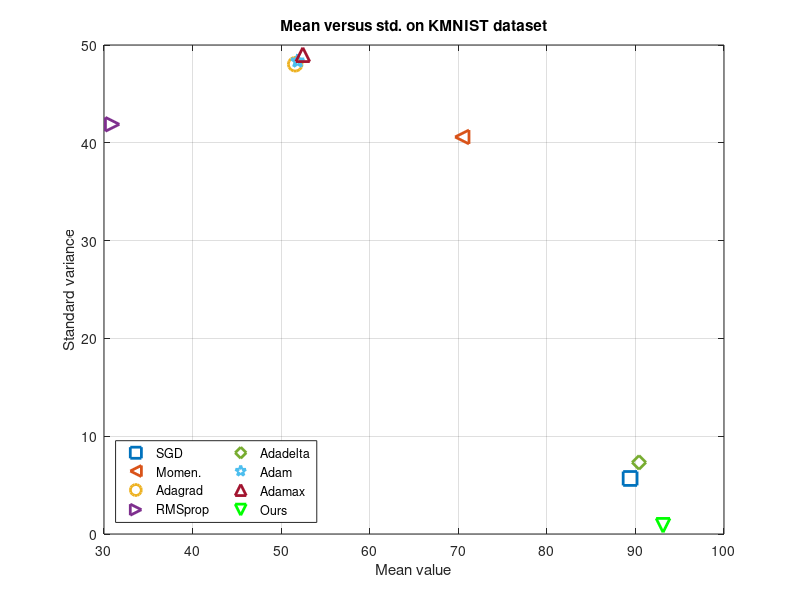
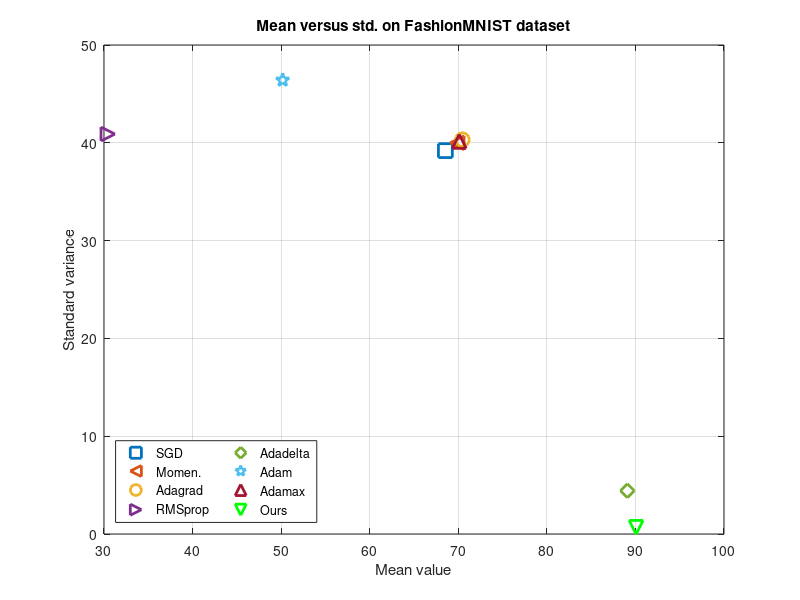
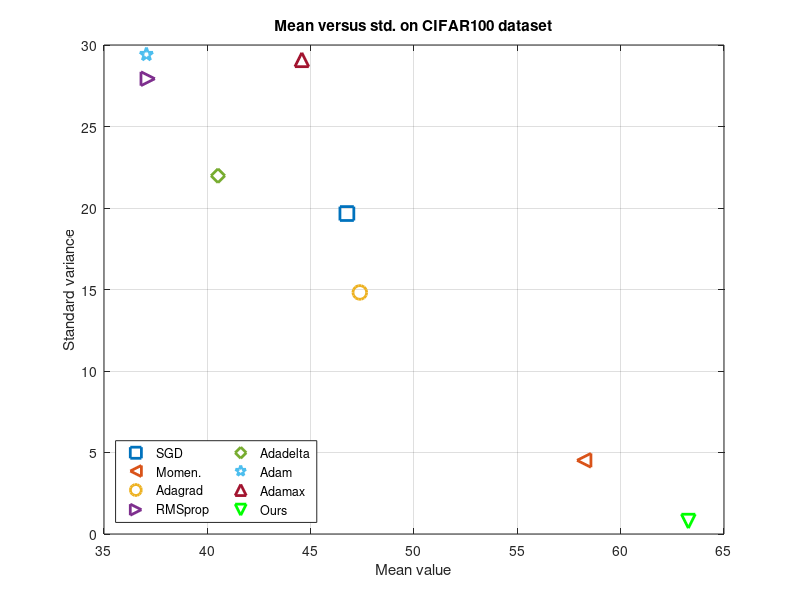

Here is the MATLAB script that generated these plots, in order:
close all
kmnist_data = [
[62.19, 69.5, 72.13, 75.35, 77.6, 77.77, 79.72, 80.87, 81.84, 83.5, 83.65, 83.96, 85.17, 85.26, 85.99, 86.18, 86.43, 86.22, 87.35, 87.43] %SGD lr=0.001
[74.96, 82.82, 85.92, 87.35, 89.77, 89.33, 90.67, 90.81, 91.67, 91.4, 92.06, 91.92, 92.54, 92.43, 92.25, 92.51, 93.07, 92.92, 92.65, 92.74] %SGD lr=0.01
[88.09, 93.37, 94.15, 94.19, 94.75, 94.31, 94.82, 94.79, 95.01, 95.0, 95.02, 95.07, 95.04, 95.04, 95.03, 95.04, 95.05, 95.03, 95.03, 95.07] %SGD lr=0.1
[86.12, 83.29, 89.61, 92.27, 92.46, 89.92, 90.94, 92.6, 91.81, 88.7, 88.72, 91.74, 89.85, 89.12, 87.6, 88.19, 91.22, 90.34, 83.88, 82.36] %SGD lr=1
[79.08, 83.8, 87.03, 86.38, 90.16, 89.85, 90.48, 90.46, 92.03, 91.63, 92.16, 92.38, 92.63, 92.41, 92.87, 92.98, 93.15, 92.96, 93.12, 93.2] %Momentum lr=0.001
[91.47, 93.03, 93.88, 93.34, 94.73, 94.73, 94.49, 94.56, 94.85, 94.92, 94.79, 94.9, 94.92, 94.97, 94.94, 94.97, 94.96, 95.0, 94.97, 94.96] %Momentum lr=0.01
[90.7, 92.13, 93.32, 93.15, 93.72, 92.73, 93.6, 92.84, 91.0, 93.26, 92.65, 91.52, 89.94, 91.92, 92.59, 90.09, 89.08, 90.09, 88.68, 83.54] %Momentum lr=0.1
[10.0, 10.0, 10.0, 10.0, 10.0, 10.0, 10.0, 10.0, 10.0, 10.0, 10.0, 10.0, 10.0, 10.0, 10.0, 10.0, 10.0, 10.0, 10.0, 10.0] %Momentum lr=1
[81.95, 85.98, 87.58, 87.98, 89.55, 89.85, 90.12, 90.66, 90.94, 91.0, 91.18, 91.51, 91.36, 91.52, 91.67, 91.73, 91.91, 91.94, 91.94, 92.02] %Adagrad lr=0.001
[91.0, 92.93, 93.5, 93.47, 94.22, 93.97, 94.21, 94.18, 94.36, 94.41, 94.31, 94.4, 94.38, 94.37, 94.43, 94.39, 94.41, 94.37, 94.31, 94.34]%Adagrad lr=0.01
[10.0, 10.0, 10.0, 10.0, 10.0, 10.0, 10.0, 10.0, 10.0, 10.0, 10.0, 10.0, 10.0, 10.0, 10.0, 10.0, 10.0, 10.0, 10.0, 10.0] %Adagrad lr=0.1
[10.0, 10.0, 10.0, 10.0, 10.0, 10.0, 10.0, 10.0, 10.0, 10.0, 10.0, 10.0, 10.0, 10.0, 10.0, 10.0, 10.0, 10.0, 10.0, 10.0] %Adagrad lr=1
[90.77, 93.74, 94.2, 94.24, 94.71, 94.32, 94.33, 94.64, 94.6, 93.75, 94.44, 94.29, 94.62, 94.56, 93.91, 94.25, 94.47, 94.2, 94.41, 93.78] %RMSprom lr=0.001
[10.0, 10.0, 10.0, 10.0, 10.0, 10.0, 10.0, 10.0, 10.0, 10.0, 10.0, 10.0, 10.0, 10.0, 10.0, 10.0, 10.0, 10.0, 10.0, 10.0] %RMSprom lr=0.01
[10.0, 10.0, 10.0, 10.0, 10.0, 10.0, 10.0, 10.0, 10.0, 10.0, 10.0, 10.0, 10.0, 10.0, 10.0, 10.0, 10.0, 10.0, 10.0, 10.0] %RMSprom lr=0.1
[10.0, 10.0, 10.0, 10.0, 10.0, 10.0, 10.0, 10.0, 10.0, 10.0, 10.0, 10.0, 10.0, 10.0, 10.0, 10.0, 10.0, 10.0, 10.0, 10.0]%RMSprom lr=1
[52.49, 60.17, 64.42, 66.45, 68.76, 69.74, 71.22, 72.18, 73.03, 74.22, 74.88, 75.6, 75.99, 76.49, 77.25, 77.77, 78.33, 78.79, 79.21, 79.65]  %Adadelta lr=0.001
[70.96, 78.18, 80.71, 84.03, 86.25, 86.82, 88.19, 88.52, 89.14, 90.26, 90.26, 90.79, 90.75, 90.85, 91.52, 91.32, 91.77, 91.67, 91.88, 91.99]%Adadelta lr=0.01
[85.4, 91.92, 92.49, 93.32, 94.17, 93.98, 94.21, 94.21, 94.38, 94.13, 94.59, 94.71, 94.63, 94.62, 94.59, 94.5, 94.6, 94.56, 94.56, 94.58] %Adadelta lr=0.1
[92.68, 94.38, 95.07, 95.23, 94.84, 95.24, 95.37, 95.41, 95.41, 95.4, 95.38, 95.4, 95.42, 95.42, 95.4, 95.4, 95.4, 95.4, 95.4, 95.4] %Adadelta lr=1
[92.37, 93.68, 94.79, 93.61, 94.59, 94.72, 95.01, 94.98, 94.75, 94.51, 93.82, 95.23, 94.31, 95.27, 95.11, 95.14, 95.09, 95.19, 94.8, 95.35]%Adam lr=0.001
[89.96, 90.74, 90.98, 91.84, 91.63, 92.34, 92.45, 93.37, 92.51, 92.53, 92.36, 93.21, 92.33, 92.6, 91.81, 92.79, 93.09, 92.93, 92.61, 92.1] %Adam lr=0.01
[10.0, 10.0, 10.0, 10.0, 10.0, 10.0, 10.0, 10.0, 10.0, 10.0, 10.0, 10.0, 10.0, 10.0, 10.0, 10.0, 10.0, 10.0, 10.0, 10.0]%Adam lr=0.1
[10.0, 10.0, 10.0, 10.0, 10.0, 10.0, 10.0, 10.0, 10.0, 10.0, 10.0, 10.0, 10.0, 10.0, 10.0, 10.0, 10.0, 10.0, 10.0, 10.0]%Adam lr=1
[90.13, 92.44, 93.57, 93.61, 94.63, 94.54, 94.7, 94.8, 94.83, 94.89, 95.0, 95.14, 95.0, 94.44, 95.03, 95.09, 95.2, 95.0, 95.08, 95.09]%Adamax lr=0.001
[92.42, 93.68, 94.33, 94.36, 94.33, 94.92, 94.93, 93.9, 94.21, 94.96, 94.65, 94.89, 94.41, 95.08, 94.71, 94.87, 95.21, 94.9, 94.46, 94.7] %Adamax lr=0.01
[10.0, 10.0, 10.0, 10.0, 10.0, 10.0, 10.0, 10.0, 10.0, 10.0, 10.0, 10.0, 10.0, 10.0, 10.0, 10.0, 10.0, 10.0, 10.0, 10.0] %Adamax lr=0.1
[10.0, 10.0, 10.0, 10.0, 10.0, 10.0, 10.0, 10.0, 10.0, 10.0, 10.0, 10.0, 10.0, 10.0, 10.0, 10.0, 10.0, 10.0, 10.0, 10.0] %Adamax lr=1
[86.38, 89.46, 89.46, 89.46, 89.46, 89.46, 89.46, 89.46, 90.94, 91.84, 92.28, 92.88, 93.14, 93.18, 93.65, 93.75, 93.98, 93.96, 94.02, 93.96] %Adacomp lr=0.001
[84.2, 85.36, 85.35, 85.35, 85.35, 85.35, 85.35, 85.35, 86.94, 88.03, 88.52, 89.46, 89.98, 90.32, 91.02, 91.06, 91.42, 91.53, 92.08, 91.9] %Adacomp lr=0.01
[87.5, 89.08, 89.12, 89.12, 89.17, 89.17, 89.17, 89.17, 90.23, 91.58, 91.86, 92.45, 92.61, 92.86, 92.95, 93.21, 93.45, 93.48, 93.4, 93.51] %Adacomp lr=0.1
[84.76, 87.46, 87.47, 87.47, 87.46, 87.46, 87.46, 87.46, 89.23, 90.01, 90.59, 91.27, 91.62, 91.86, 92.25, 92.59, 92.68, 92.97, 92.93, 93.11] %Adacomp lr=1
];

fmnist_data = [
[72.56, 76.82, 78.35, 79.49, 78.51, 78.97, 77.47, 80.59, 82.3, 82.69, 82.66, 82.84, 82.49, 84.49, 83.63, 84.83, 84.05, 85.03, 81.86, 83.31] %SGD lr=0.001
[78.4, 83.49, 85.89, 86.14, 87.65, 84.9, 87.81, 88.56, 88.99, 89.79, 89.91, 89.58, 89.95, 90.23, 90.63, 90.09, 88.59, 90.95, 90.44, 88.6] %SGD lr=0.01
[84.35, 89.99, 90.56, 89.77, 91.59, 90.28, 91.82, 92.14, 91.92, 89.1, 91.95, 91.82, 90.59, 92.32, 91.75, 91.95, 92.13, 92.34, 91.38, 92.26] %SGD lr=0.1
[10.0, 10.0, 10.0, 10.0, 10.0, 10.0, 10.0, 10.0, 10.0, 10.0, 10.0, 10.0, 10.0, 10.0, 10.0, 10.0, 10.0, 10.0, 10.0, 10.0] %SGD lr=1
[79.65, 83.8, 86.08, 86.82, 87.77, 88.33, 88.64, 89.47, 89.78, 89.87, 89.46, 90.54, 90.52, 90.35, 90.68, 91.05, 90.66, 90.95, 91.31, 91.11] %Momentum lr=0.001
[88.4, 89.62, 90.37, 91.49, 91.59, 91.75, 91.69, 91.94, 91.63, 92.1, 91.65, 92.24, 92.15, 91.91, 92.29, 92.13, 91.93, 91.98, 91.98, 92.24]%Momentum lr=0.01
[86.75, 87.92, 87.93, 88.82, 88.32, 88.3, 88.56, 88.53, 89.01, 88.81, 88.57, 86.84, 87.52, 87.24, 87.32, 87.43, 87.11, 86.33, 87.13, 86.14]%Momentum lr=0.1
[10.0, 10.0, 10.0, 10.0, 10.0, 10.0, 10.0, 10.0, 10.0, 10.0, 10.0, 10.0, 10.0, 10.0, 10.0, 10.0, 10.0, 10.0, 10.0, 10.0]%Momentum lr=1
[85.22, 86.28, 87.2, 87.43, 87.89, 87.8, 87.74, 88.3, 88.77, 88.95, 89.22, 88.94, 89.13, 89.22, 89.08, 89.33, 89.45, 89.64, 89.53, 89.36]%Adagrad lr=0.001
[88.9, 90.19, 90.68, 90.58, 91.17, 90.76, 91.43, 91.27, 91.84, 91.64, 91.78, 91.63, 91.92, 91.75, 92.05, 91.89, 91.75, 91.84, 91.99, 91.92]%Adagrad lr=0.01
[10.0, 72.25, 85.04, 87.19, 89.59, 89.83, 89.93, 90.23, 90.31, 90.38, 90.35, 90.3, 90.46, 90.33, 90.29, 90.43, 90.63, 90.52, 90.59, 90.58]%Adagrad lr=0.1
[10.0, 10.0, 10.0, 10.0, 10.0, 10.0, 10.0, 10.0, 10.0, 10.0, 10.0, 10.0, 10.0, 10.0, 10.0, 10.0, 10.0, 10.0, 10.0, 10.0]%Adagrad lr=1
[88.12, 90.39, 91.16, 90.96, 92.33, 91.31, 91.72, 91.75, 91.01, 90.6, 91.74, 91.29, 91.8, 91.56, 91.54, 91.45, 91.59, 92.05, 91.75, 91.79]%RMSprop lr=0.001
[10.0, 10.0, 10.0, 10.0, 10.0, 10.0, 10.0, 10.0, 10.0, 10.0, 10.0, 10.0, 10.0, 10.0, 10.0, 10.0, 10.0, 10.0, 10.0, 10.0]%RMSprop lr=0.01
[10.0, 10.0, 10.0, 10.0, 10.0, 10.0, 10.0, 10.0, 10.0, 10.0, 10.0, 10.0, 10.0, 10.0, 10.0, 10.0, 10.0, 10.0, 10.0, 10.0]%RMSprop lr=0.1
[10.0, 10.0, 10.0, 10.0, 10.0, 10.0, 10.0, 10.0, 10.0, 10.0, 10.0, 10.0, 10.0, 10.0, 10.0, 10.0, 10.0, 10.0, 10.0, 10.0]%RMSprop lr=1
[67.95, 73.37, 74.81, 76.03, 77.16, 77.73, 77.85, 78.81, 79.57, 80.1, 80.59, 80.99, 81.32, 81.36, 81.71, 82.36, 82.51, 82.86, 83.04, 83.15]%Adadelta lr=0.001
[78.59, 82.19, 83.72, 84.68, 85.0, 84.53, 85.7, 86.71, 87.17, 87.8, 88.02, 87.05, 87.84, 88.79, 88.88, 88.48, 88.84, 89.25, 89.19, 88.31]%Adadelta lr=0.01
[85.74, 88.93, 90.1, 90.03, 90.61, 89.64, 91.33, 90.86, 91.51, 91.64, 91.95, 91.75, 92.23, 92.48, 92.34, 92.74, 91.59, 92.16, 92.21, 92.45]%Adadelta lr=0.1
[88.44, 91.22, 89.99, 91.35, 92.11, 90.49, 91.92, 91.98, 90.87, 92.13, 91.81, 92.26, 92.25, 92.14, 92.29, 92.4, 92.39, 92.34, 92.22, 92.46]%Adadelta lr=1
[90.16, 91.05, 91.85, 91.65, 92.29, 92.11, 91.43, 92.21, 91.93, 92.18, 91.59, 91.93, 91.76, 91.69, 91.62, 92.33, 91.53, 91.91, 91.66, 92.06]%Adam lr=0.001
[88.08, 87.92, 87.7, 88.45, 88.69, 88.21, 88.99, 88.76, 89.36, 89.25, 87.99, 88.8, 88.81, 89.11, 88.58, 88.38, 88.38, 88.5, 88.33, 88.62]%Adam lr=0.01
[10.0, 10.0, 10.0, 10.0, 10.0, 10.0, 10.0, 10.0, 10.0, 10.0, 10.0, 10.0, 10.0, 10.0, 10.0, 10.0, 10.0, 10.0, 10.0, 10.0]%Adam lr=0.1
[10.0, 10.0, 10.0, 10.0, 10.0, 10.0, 10.0, 10.0, 10.0, 10.0, 10.0, 10.0, 10.0, 10.0, 10.0, 10.0, 10.0, 10.0, 10.0, 10.0]%Adam lr=1
[88.35, 89.92, 90.83, 91.35, 91.44, 91.83, 91.99, 92.16, 92.69, 92.45, 91.94, 92.38, 92.75, 92.68, 92.77, 92.86, 92.67, 92.18, 92.71, 92.52]%Adamax lr=0.001
[89.39, 90.13, 90.67, 90.79, 91.14, 91.17, 91.08, 91.48, 91.95, 91.93, 90.8, 91.27, 91.2, 91.25, 91.57, 91.62, 91.35, 91.28, 91.38, 91.1]%Adamax lr=0.01
[83.18, 84.98, 85.27, 85.64, 84.52, 86.71, 86.92, 86.04, 87.0, 87.23, 85.73, 86.0, 86.37, 86.15, 86.66, 87.16, 87.54, 86.88, 87.12, 86.82]%Adamax lr=0.1
[10.0, 10.0, 10.0, 10.0, 10.0, 10.0, 10.0, 10.0, 10.0, 10.0, 10.0, 10.0, 10.0, 10.0, 10.0, 10.0, 10.0, 10.0, 10.0, 10.0]%Adamax lr=1
[85.59, 85.66, 85.67, 85.66, 85.65, 85.64, 86.53, 87.97, 88.77, 89.27, 89.43, 89.55, 89.63, 89.9, 90.66, 90.42, 90.09, 91.13, 90.87, 89.94]%Adacomp lr=0.001
[85.8, 85.82, 85.81, 85.79, 85.94, 86.83, 88.17, 88.82, 89.42, 89.8, 90.06, 89.92, 89.91, 90.36, 90.96, 90.83, 90.28, 91.35, 91.26, 90.88]%Adacomp lr=0.01
[86.08, 86.13, 86.15, 86.14, 86.16, 86.39, 87.45, 88.21, 88.91, 89.24, 89.56, 89.28, 89.63, 90.02, 90.54, 90.19, 89.94, 90.7, 90.56, 90.24]%Adacomp lr=0.1
[85.98, 86.0, 86.01, 85.99, 86.05, 86.1, 87.4, 88.22, 88.62, 89.1, 89.18, 89.23, 89.26, 89.88, 90.31, 90.03, 89.26, 90.5, 90.55, 89.25]%Adacomp lr=1
];

cifar100_data = [
[0.92, 1.57, 2.2, 2.64, 2.92, 3.18, 3.24, 3.34, 3.51, 3.72, 3.7, 3.92, 3.96, 4.28, 4.42, 4.5, 4.55, 4.8, 4.92, 5.31, 5.62, 5.94, 5.93, 6.26, 6.44, 6.51, 6.65, 6.86, 7.08, 7.31, 7.46, 7.83, 7.84, 8.0, 8.12, 8.2, 8.52, 8.4, 8.57, 8.71, 8.72, 8.93, 9.21, 9.16, 9.33, 9.39, 9.74, 9.58, 9.81, 9.92, 10.01, 10.24, 10.31, 10.57, 10.36, 10.26, 10.65, 10.63, 10.67, 11.04, 10.85, 10.8, 11.02, 11.47, 11.38, 11.7, 11.71, 11.97, 11.89, 12.03, 12.24, 12.26, 12.31, 12.0, 12.54, 12.31, 12.33, 12.68, 12.99, 12.79, 13.21, 13.48, 12.67, 13.49, 13.6, 13.81, 13.59, 13.51, 14.23, 14.06, 13.9, 14.31, 14.1, 14.14, 14.49, 14.38, 14.67, 14.53, 14.68, 14.85, 14.88, 14.64, 14.77, 14.99, 15.2, 14.97, 15.1, 15.19, 15.59, 15.17, 14.83, 15.21, 15.66, 15.56, 15.95, 16.02, 15.89, 16.21, 16.16, 16.23, 16.0, 16.15, 16.52, 16.42, 16.59, 16.94, 16.85, 16.89, 16.74, 16.84, 16.98, 16.57, 15.91, 17.38, 17.22, 17.1, 17.5, 17.55, 17.54, 17.1, 17.74, 17.67, 17.08, 18.09, 17.88, 17.77, 17.5, 18.35, 17.47, 17.91] %SGD lr=0.001
[4.24, 5.92, 6.83, 8.2, 9.62, 10.51, 10.88, 12.07, 12.85, 12.82, 13.91, 14.17, 13.72, 15.04, 15.71, 17.16, 16.86, 17.44, 17.07, 17.87, 19.23, 19.96, 19.37, 20.53, 21.02, 20.93, 22.01, 21.92, 22.24, 23.47, 23.9, 23.36, 25.41, 25.84, 25.99, 25.47, 26.53, 26.69, 26.62, 27.94, 28.84, 28.2, 29.67, 29.96, 30.63, 31.6, 30.85, 32.08, 30.89, 31.95, 31.83, 33.1, 33.06, 35.12, 32.76, 34.31, 33.81, 33.8, 37.09, 36.82, 37.53, 37.56, 38.71, 38.74, 38.24, 38.19, 39.88, 39.3, 39.31, 39.23, 39.83, 40.22, 40.97, 42.19, 41.16, 40.37, 41.94, 40.65, 41.86, 43.09, 41.25, 43.23, 42.54, 42.37, 43.09, 43.61, 40.67, 43.65, 44.18, 43.32, 44.6, 43.85, 44.78, 43.81, 44.2, 46.16, 46.62, 45.19, 46.65, 45.67, 46.22, 47.06, 45.46, 46.37, 46.98, 47.82, 47.36, 46.67, 46.15, 45.51, 47.18, 48.57, 47.16, 48.58, 47.12, 48.35, 47.94, 48.27, 47.72, 48.53, 48.01, 49.19, 49.1, 48.03, 47.84, 47.56, 50.13, 49.16, 49.58, 50.26, 51.03, 49.97, 49.94, 49.5, 50.16, 51.6, 50.65, 50.71, 50.25, 50.81, 49.61, 50.78, 49.27, 51.21, 50.19, 50.32, 50.97, 50.94, 51.92, 50.82] %SGD lr=0.01
[8.79, 10.22, 15.47, 18.15, 20.39, 25.39, 28.15, 30.22, 33.17, 32.72, 35.21, 34.04, 39.75, 39.57, 39.51, 40.4, 39.88, 45.18, 45.67, 47.49, 46.24, 47.23, 47.73, 46.37, 49.32, 48.88, 51.43, 50.83, 49.28, 48.53, 50.07, 52.29, 53.35, 51.94, 52.99, 51.69, 52.74, 52.33, 52.69, 50.76, 54.03, 53.07, 55.48, 54.32, 53.97, 56.83, 54.32, 54.87, 54.28, 55.17, 55.08, 54.97, 56.88, 54.15, 56.49, 55.17, 55.38, 55.51, 56.3, 54.59, 51.49, 55.61, 55.77, 56.69, 55.95, 56.7, 58.49, 57.56, 57.38, 58.23, 55.81, 58.5, 57.2, 58.76, 58.32, 54.49, 56.73, 56.28, 54.55, 57.43, 57.83, 58.48, 58.04, 57.22, 57.6, 55.31, 55.94, 57.05, 58.28, 58.47, 57.31, 58.74, 58.84, 59.78, 59.16, 57.97, 57.5, 58.06, 58.32, 57.07, 58.99, 57.97, 58.76, 57.12, 59.27, 58.54, 59.52, 58.87, 56.32, 59.93, 58.98, 58.65, 58.58, 57.89, 58.82, 58.57, 55.72, 59.23, 57.41, 58.88, 58.92, 59.27, 59.63, 60.2, 59.01, 60.71, 60.43, 57.81, 59.96, 60.04, 58.41, 58.28, 59.65, 59.68, 58.37, 59.2, 60.33, 60.14, 58.78, 58.99, 57.31, 59.11, 58.89, 59.07, 60.21, 59.34, 58.86, 58.27, 57.95, 57.69]%SGD lr=0.1
[9.41, 16.46, 19.58, 26.26, 30.39, 35.92, 36.83, 37.0, 37.87, 37.45, 45.18, 47.02, 46.57, 50.73, 50.29, 49.51, 51.91, 50.29, 52.31, 49.97, 51.71, 55.68, 55.11, 54.28, 53.69, 53.73, 53.4, 53.64, 55.21, 55.74, 52.75, 56.41, 56.23, 56.72, 56.74, 56.98, 56.62, 55.69, 54.93, 57.31, 56.77, 58.82, 58.77, 58.75, 60.38, 58.54, 58.56, 57.29, 57.96, 58.88, 58.74, 56.98, 60.95, 61.01, 59.46, 60.62, 58.86, 57.37, 59.38, 60.17, 59.27, 59.75, 58.66, 59.85, 58.93, 59.44, 60.45, 59.0, 56.67, 58.76, 57.47, 59.71, 58.64, 59.31, 59.82, 59.13, 58.75, 59.39, 60.45, 59.88, 60.25, 60.32, 59.76, 59.89, 58.38, 58.09, 59.99, 59.57, 58.63, 59.75, 60.94, 60.3, 60.64, 61.69, 59.75, 60.76, 58.77, 60.74, 60.98, 59.75, 60.12, 59.86, 61.28, 59.05, 59.95, 60.6, 60.31, 59.69, 60.81, 59.05, 59.74, 60.62, 61.72, 60.13, 59.73, 61.17, 59.23, 61.04, 60.16, 60.36, 60.54, 60.16, 61.35, 61.25, 60.12, 60.52, 61.12, 61.15, 60.27, 59.37, 59.65, 61.2, 61.24, 61.1, 60.92, 61.46, 61.88, 61.41, 59.88, 61.98, 59.15, 60.96, 60.82, 60.93, 61.02, 60.42, 60.89, 61.08, 59.78, 60.59]%SGD lr=1
[4.05, 6.17, 7.79, 8.54, 9.7, 10.56, 11.51, 12.51, 13.39, 13.61, 14.52, 14.78, 15.52, 16.1, 16.88, 17.3, 18.31, 18.83, 19.18, 19.65, 20.24, 21.05, 21.42, 21.86, 22.52, 23.01, 24.02, 24.25, 25.12, 24.87, 26.21, 26.29, 26.76, 27.24, 27.56, 28.15, 28.78, 28.94, 29.65, 29.35, 30.74, 31.24, 32.12, 31.09, 31.8, 32.36, 32.76, 33.49, 33.3, 33.38, 34.12, 34.75, 34.87, 35.18, 35.12, 36.61, 35.82, 36.89, 37.19, 37.03, 37.99, 38.06, 38.53, 38.43, 38.32, 38.88, 39.69, 39.32, 39.33, 39.87, 40.32, 39.93, 40.93, 41.04, 42.06, 41.97, 42.51, 42.27, 42.3, 42.84, 42.51, 43.04, 42.12, 42.92, 42.59, 43.99, 43.84, 43.99, 43.9, 44.51, 44.82, 43.91, 45.13, 44.58, 44.79, 45.04, 45.01, 45.56, 45.97, 46.23, 44.48, 46.51, 46.19, 46.46, 46.35, 46.65, 46.86, 46.89, 46.72, 47.52, 47.53, 47.75, 47.68, 47.73, 47.25, 47.62, 48.64, 48.03, 48.15, 48.62, 48.45, 49.35, 48.79, 48.52, 48.82, 49.38, 48.93, 48.94, 50.19, 48.5, 49.43, 49.73, 49.58, 50.07, 48.96, 49.89, 50.23, 50.09, 49.58, 49.69, 50.44, 50.4, 51.03, 50.75, 50.98, 50.86, 51.09, 51.2, 50.72, 51.63]%Momentum lr=0.001
[8.64, 14.57, 17.82, 21.02, 25.25, 27.18, 30.23, 31.27, 32.72, 34.61, 35.88, 39.66, 39.51, 40.71, 42.18, 44.03, 44.62, 45.0, 45.83, 47.21, 46.52, 48.94, 48.51, 49.67, 50.2, 50.84, 50.15, 51.89, 51.36, 52.96, 53.28, 52.81, 53.5, 54.23, 51.76, 53.73, 54.04, 56.04, 55.02, 55.64, 53.79, 56.47, 56.65, 55.76, 56.45, 54.65, 55.71, 56.75, 55.96, 57.02, 55.28, 56.94, 57.13, 57.96, 57.35, 56.25, 57.35, 57.55, 57.24, 57.16, 57.9, 57.99, 57.05, 57.94, 57.92, 58.63, 58.02, 57.82, 58.79, 58.23, 58.66, 59.11, 58.96, 59.11, 59.03, 58.21, 59.58, 58.52, 59.31, 59.15, 58.38, 59.5, 59.31, 58.81, 59.42, 59.82, 58.47, 59.53, 58.92, 57.94, 59.59, 58.12, 59.28, 59.01, 59.58, 59.88, 59.88, 59.05, 59.97, 59.86, 60.07, 58.9, 59.32, 59.68, 60.74, 59.64, 58.85, 60.55, 58.79, 59.52, 59.27, 59.7, 58.47, 59.39, 60.05, 59.77, 60.25, 60.07, 59.73, 59.17, 59.19, 59.2, 59.69, 59.32, 61.55, 59.79, 60.31, 59.7, 60.18, 60.71, 60.45, 59.85, 59.7, 60.33, 60.14, 59.61, 60.81, 59.99, 59.84, 60.28, 60.22, 59.96, 60.2, 60.37, 60.17, 60.76, 60.28, 60.93, 60.26, 60.57] %Momentum lr=0.01
[11.57, 21.17, 26.78, 31.33, 36.89, 37.69, 41.22, 43.56, 43.04, 49.57, 48.87, 51.33, 52.2, 52.65, 51.94, 53.49, 53.22, 53.83, 55.11, 54.04, 54.45, 55.15, 56.51, 55.98, 55.41, 56.43, 58.98, 57.6, 58.65, 56.53, 58.47, 57.85, 58.44, 57.1, 59.28, 59.06, 57.97, 60.55, 59.98, 59.67, 60.12, 59.46, 58.96, 59.49, 61.07, 59.27, 60.14, 60.51, 59.98, 59.08, 60.27, 59.33, 60.87, 60.12, 60.18, 59.66, 60.84, 60.9, 59.37, 60.13, 59.83, 61.06, 61.01, 60.5, 61.36, 60.45, 60.91, 60.29, 60.42, 60.99, 59.84, 61.33, 61.37, 60.72, 60.88, 60.85, 61.43, 61.26, 60.77, 61.69, 61.78, 61.71, 61.03, 60.09, 60.4, 61.08, 61.05, 61.75, 61.89, 60.23, 60.22, 61.28, 61.33, 60.12, 62.13, 61.12, 61.26, 61.34, 61.02, 60.35, 61.58, 60.41, 61.08, 61.16, 61.31, 61.07, 62.08, 61.32, 61.48, 62.37, 61.55, 61.72, 60.86, 61.98, 62.18, 61.82, 61.34, 61.34, 61.42, 61.78, 61.69, 60.82, 61.23, 62.15, 62.02, 60.98, 61.22, 60.95, 61.72, 62.14, 61.14, 61.71, 61.89, 61.06, 61.2, 61.13, 61.68, 61.71, 61.85, 61.83, 61.63, 61.94, 61.74, 61.97, 61.84, 61.52, 60.97, 62.14, 61.95, 61.63] %Momentum lr=0.1
[5.2, 13.96, 19.34, 23.52, 26.74, 30.75, 35.74, 36.66, 40.87, 41.27, 44.23, 45.23, 44.91, 48.48, 47.77, 47.96, 51.03, 50.51, 51.0, 52.62, 49.84, 52.27, 51.85, 53.56, 53.65, 54.02, 53.55, 54.56, 55.14, 54.83, 55.72, 54.25, 54.8, 55.98, 55.78, 53.51, 54.52, 56.53, 55.73, 57.21, 55.76, 56.13, 56.93, 56.35, 56.62, 57.32, 57.41, 57.61, 57.38, 56.0, 56.52, 57.47, 57.2, 54.64, 56.78, 56.97, 57.65, 58.09, 56.13, 57.39, 56.85, 58.1, 56.5, 57.64, 57.43, 58.14, 57.79, 57.52, 57.39, 57.95, 58.48, 57.08, 57.37, 57.83, 57.52, 57.93, 57.77, 58.06, 57.77, 57.63, 58.61, 58.64, 58.21, 58.11, 58.36, 57.49, 57.96, 58.59, 58.62, 58.95, 58.7, 58.07, 58.67, 58.79, 58.46, 57.6, 58.72, 59.04, 58.76, 58.64, 58.35, 58.15, 59.27, 57.86, 58.66, 58.84, 58.72, 58.57, 58.19, 59.28, 58.64, 57.88, 58.91, 58.81, 58.86, 58.42, 58.79, 58.83, 59.26, 58.91, 58.89, 59.22, 58.54, 58.9, 58.84, 58.78, 59.18, 59.19, 59.45, 58.34, 58.86, 58.17, 59.63, 59.27, 59.39, 58.98, 58.16, 59.22, 58.8, 59.13, 59.1, 59.78, 59.77, 59.56, 57.66, 59.21, 59.51, 58.69, 59.25, 59.07] %Momentum lr=1
[6.8, 8.9, 10.1, 11.11, 11.87, 12.18, 12.55, 13.32, 13.8, 13.94, 14.39, 14.63, 14.79, 14.74, 15.26, 15.09, 15.3, 15.85, 15.95, 16.16, 16.07, 16.26, 16.2, 16.34, 16.45, 16.8, 16.92, 16.75, 17.08, 17.25, 17.3, 17.67, 17.56, 17.74, 17.98, 18.03, 18.15, 18.26, 18.35, 18.65, 18.71, 18.69, 19.15, 18.8, 19.13, 19.25, 19.39, 19.33, 19.55, 19.72, 19.49, 19.82, 19.83, 19.77, 19.76, 19.92, 20.12, 20.28, 20.28, 20.44, 20.47, 20.55, 20.68, 20.86, 20.64, 20.94, 20.84, 21.17, 21.09, 21.16, 21.27, 21.3, 21.45, 21.53, 21.59, 21.74, 21.7, 21.8, 22.08, 22.07, 21.92, 22.23, 22.24, 22.22, 22.15, 22.29, 22.5, 22.35, 22.61, 22.68, 22.79, 22.67, 22.7, 22.7, 23.0, 22.84, 22.78, 23.24, 23.25, 23.33, 23.34, 23.42, 23.48, 23.45, 23.43, 23.36, 23.55, 23.74, 23.69, 23.66, 23.65, 23.73, 23.76, 23.81, 24.01, 23.95, 24.0, 23.97, 24.16, 24.19, 24.02, 24.13, 24.29, 24.41, 24.5, 24.45, 24.44, 24.32, 24.51, 24.63, 24.6, 24.57, 24.79, 24.81, 24.78, 24.89, 24.83, 25.01, 25.09, 24.7, 25.06, 25.09, 24.96, 25.07, 25.06, 25.19, 25.37, 25.0, 25.39, 25.47] %Adagrad lr=0.001
[12.74, 16.55, 19.64, 24.35, 25.7, 28.76, 29.69, 31.58, 32.3, 31.88, 34.55, 35.69, 36.67, 36.32, 37.77, 37.26, 38.14, 39.52, 39.64, 40.8, 40.38, 41.34, 41.29, 42.48, 42.43, 42.67, 43.41, 43.1, 44.08, 43.92, 44.69, 44.82, 43.79, 45.17, 45.11, 45.39, 46.21, 46.42, 45.9, 46.78, 45.43, 45.71, 45.96, 46.52, 46.65, 47.37, 47.11, 47.21, 47.66, 47.55, 47.4, 47.51, 47.79, 48.03, 48.43, 48.39, 48.45, 48.27, 48.44, 47.87, 49.15, 48.56, 49.03, 48.22, 48.83, 49.06, 49.63, 49.36, 49.31, 49.27, 48.81, 49.59, 49.36, 49.82, 50.03, 49.7, 49.47, 50.1, 50.3, 50.07, 49.88, 50.29, 50.13, 50.21, 50.62, 50.19, 50.99, 50.58, 50.87, 50.56, 50.54, 50.41, 50.88, 50.95, 51.5, 51.09, 50.92, 50.93, 51.49, 51.31, 50.94, 51.21, 51.14, 51.34, 51.33, 51.17, 51.39, 51.24, 51.62, 51.91, 51.13, 52.03, 51.67, 51.74, 51.09, 51.69, 51.57, 52.1, 52.07, 51.99, 51.83, 52.23, 52.37, 51.45, 51.89, 52.11, 51.87, 52.64, 52.52, 52.32, 51.79, 52.71, 52.39, 52.22, 52.78, 52.62, 52.77, 52.89, 52.79, 52.77, 52.35, 52.72, 52.75, 52.47, 52.43, 52.75, 53.05, 52.88, 52.83, 52.77] %Adagrad lr=0.01
[9.69, 16.82, 21.64, 26.87, 30.3, 34.47, 38.25, 36.89, 41.55, 43.49, 44.58, 45.72, 46.05, 48.57, 47.05, 48.67, 50.05, 48.97, 51.96, 51.84, 51.93, 51.71, 52.11, 53.04, 52.95, 51.46, 53.12, 53.22, 54.39, 54.67, 55.18, 55.18, 55.09, 54.87, 55.78, 56.03, 55.95, 55.93, 54.91, 55.96, 55.54, 55.72, 56.21, 55.79, 55.96, 56.52, 56.55, 56.4, 56.38, 56.58, 56.63, 56.54, 56.87, 56.88, 57.39, 56.85, 56.34, 56.77, 57.45, 56.83, 57.06, 56.93, 56.78, 57.29, 57.31, 57.23, 57.54, 57.88, 57.16, 57.62, 57.15, 57.46, 57.15, 57.13, 58.04, 57.59, 57.68, 57.54, 56.94, 57.22, 57.99, 57.42, 57.64, 57.75, 57.98, 58.08, 58.28, 57.99, 57.96, 58.11, 57.85, 58.14, 57.64, 58.14, 58.04, 58.23, 58.03, 58.33, 57.97, 58.32, 58.32, 58.04, 58.09, 58.26, 57.88, 58.27, 58.22, 57.94, 57.88, 58.16, 58.07, 57.99, 58.32, 58.04, 58.32, 58.21, 57.82, 58.17, 58.51, 58.18, 57.46, 58.69, 58.44, 58.09, 58.4, 58.82, 58.15, 58.65, 58.27, 58.22, 58.14, 58.31, 57.67, 58.14, 58.53, 58.57, 58.31, 58.24, 58.58, 58.78, 58.03, 58.4, 58.56, 58.26, 58.0, 58.26, 58.27, 57.92, 58.3, 58.23] %Adagrad lr=0.1
[4.42, 7.54, 7.86, 11.47, 12.33, 15.48, 17.75, 17.6, 18.55, 20.72, 22.79, 24.35, 22.95, 26.41, 24.74, 26.64, 26.42, 29.2, 28.51, 31.17, 31.41, 31.07, 32.33, 33.29, 34.2, 35.43, 36.96, 36.06, 37.48, 38.02, 38.11, 37.82, 36.21, 40.28, 40.42, 38.02, 39.03, 40.5, 41.91, 43.31, 41.92, 44.35, 41.1, 43.04, 43.78, 43.91, 42.54, 45.36, 45.15, 44.7, 46.07, 44.78, 44.74, 44.6, 47.36, 45.99, 46.56, 46.07, 45.91, 47.43, 46.21, 47.6, 48.02, 46.85, 46.79, 48.07, 48.8, 48.34, 48.57, 47.86, 48.98, 48.88, 48.08, 48.98, 48.4, 48.25, 49.91, 49.03, 48.1, 48.84, 50.09, 48.99, 48.36, 49.43, 49.47, 51.08, 50.47, 49.83, 50.19, 50.68, 50.46, 51.55, 50.7, 50.12, 51.29, 50.72, 52.19, 50.81, 50.33, 50.66, 51.07, 50.03, 50.08, 50.35, 50.16, 51.09, 51.14, 51.84, 51.26, 52.08, 51.9, 50.89, 51.57, 51.75, 51.67, 50.93, 51.68, 52.33, 51.78, 50.99, 51.77, 51.15, 52.54, 52.42, 52.32, 52.26, 53.02, 51.99, 50.91, 51.29, 52.38, 52.18, 51.95, 51.86, 52.48, 52.88, 52.57, 53.14, 52.15, 52.38, 53.0, 52.37, 53.2, 52.95, 52.89, 53.02, 52.79, 53.27, 53.13, 53.04] %Adagrad lr=1
[12.87, 20.0, 23.78, 28.17, 29.31, 33.16, 34.75, 36.82, 36.54, 39.78, 41.53, 41.36, 44.22, 44.71, 45.94, 45.74, 47.29, 45.31, 46.15, 44.26, 49.15, 48.51, 44.94, 49.74, 49.43, 48.58, 50.79, 52.43, 52.44, 52.15, 49.35, 52.36, 55.21, 51.45, 55.56, 54.88, 53.85, 55.33, 54.51, 55.48, 54.01, 55.8, 56.34, 56.29, 54.75, 56.08, 54.77, 56.75, 57.07, 56.54, 56.11, 57.11, 56.16, 57.85, 55.59, 55.1, 55.93, 57.02, 56.35, 57.51, 55.35, 57.87, 54.2, 57.42, 56.23, 55.06, 57.39, 58.06, 56.85, 57.79, 58.83, 57.54, 57.33, 58.61, 58.03, 58.6, 57.02, 57.87, 57.67, 57.78, 58.19, 57.17, 58.27, 59.2, 57.44, 57.52, 57.52, 57.77, 58.27, 58.94, 57.38, 58.8, 56.31, 56.27, 59.3, 58.52, 57.96, 58.0, 57.18, 57.13, 59.69, 58.63, 57.98, 58.85, 57.11, 59.46, 57.77, 59.63, 59.46, 58.42, 59.61, 56.67, 57.15, 58.56, 59.19, 57.89, 58.26, 58.93, 57.62, 58.34, 58.34, 59.51, 59.68, 59.8, 58.13, 59.01, 59.08, 57.76, 59.13, 57.23, 59.27, 58.52, 58.63, 60.01, 58.92, 59.84, 58.55, 58.63, 58.86, 60.28, 59.4, 58.96, 57.02, 59.16, 58.83, 59.05, 58.55, 57.3, 59.42, 59.7] %RMSprop lr=0.001
[7.62, 18.0, 21.63, 28.62, 32.13, 31.68, 36.04, 41.23, 41.49, 40.05, 43.11, 43.94, 46.86, 46.55, 45.72, 49.24, 49.33, 51.97, 51.25, 50.84, 51.37, 52.85, 52.35, 51.44, 51.85, 52.72, 52.75, 53.56, 54.25, 51.63, 54.79, 55.42, 53.21, 53.07, 57.04, 55.47, 55.76, 54.93, 56.37, 54.86, 54.06, 56.04, 57.6, 56.42, 55.5, 55.72, 57.06, 55.42, 55.51, 56.12, 55.92, 59.38, 56.07, 56.75, 56.77, 54.55, 57.07, 55.91, 56.82, 56.57, 57.41, 57.45, 59.01, 58.55, 57.61, 57.67, 56.3, 57.68, 54.27, 57.09, 58.34, 56.59, 59.04, 56.89, 57.29, 59.13, 58.91, 57.19, 57.49, 57.27, 58.0, 57.24, 58.7, 57.89, 58.17, 58.34, 57.88, 56.84, 57.87, 56.85, 58.1, 59.13, 56.33, 58.4, 57.69, 56.89, 58.97, 57.88, 59.81, 58.76, 58.13, 59.46, 59.02, 57.03, 58.21, 58.57, 59.43, 59.93, 57.57, 57.1, 58.46, 59.0, 57.06, 57.22, 57.86, 58.11, 58.85, 58.68, 57.99, 59.31, 58.17, 58.24, 58.05, 58.72, 58.74, 59.35, 58.97, 59.45, 58.43, 59.46, 58.82, 59.23, 58.33, 57.17, 58.5, 59.15, 57.86, 59.13, 59.61, 58.11, 58.88, 59.47, 58.52, 57.6, 58.74, 59.31, 58.37, 57.08, 59.9, 58.63] %RMSprop lr=0.01
[2.81, 5.71, 6.21, 6.98, 8.23, 8.11, 9.66, 10.32, 11.24, 9.64, 10.87, 11.06, 10.22, 11.27, 12.09, 14.05, 14.31, 12.56, 13.87, 15.06, 14.75, 14.42, 15.33, 15.72, 15.16, 15.65, 15.79, 16.5, 13.8, 15.06, 16.39, 16.92, 16.86, 18.47, 15.13, 18.5, 16.62, 17.55, 15.32, 17.0, 18.91, 20.7, 20.36, 18.48, 21.52, 19.59, 16.98, 21.73, 17.56, 14.68, 21.46, 22.65, 23.08, 19.82, 23.98, 19.69, 20.02, 20.75, 21.72, 19.75, 20.02, 22.8, 21.73, 22.95, 21.73, 20.34, 24.41, 19.0, 24.23, 21.38, 23.04, 20.27, 25.0, 25.49, 25.7, 25.84, 25.29, 24.34, 19.71, 25.79, 24.99, 26.64, 27.14, 28.53, 25.41, 25.76, 26.47, 27.76, 28.67, 24.42, 25.26, 27.43, 27.59, 27.21, 25.61, 27.84, 26.3, 28.1, 25.8, 27.61, 25.48, 27.23, 24.91, 27.09, 24.09, 24.0, 25.89, 27.46, 28.12, 25.33, 24.28, 28.04, 27.41, 28.78, 26.34, 25.34, 27.88, 28.39, 28.59, 26.2, 26.89, 30.96, 27.03, 28.67, 29.23, 29.88, 26.67, 27.64, 27.34, 30.02, 23.8, 24.87, 26.41, 26.18, 30.5, 26.18, 30.04, 27.9, 31.59, 25.15, 28.48, 28.56, 27.32, 29.3, 28.85, 30.53, 22.43, 29.5, 30.76, 29.17] %RMSprop lr=0.1
[1.0, 1.0, 1.0, 1.0, 1.0, 1.0, 1.0, 1.0, 1.0, 1.0, 1.0, 1.0, 1.0, 1.0, 1.0, 1.0, 1.0, 1.0, 1.0, 1.0, 1.0, 1.0, 1.0, 1.0, 1.0, 1.0, 1.0, 1.0, 1.0, 1.0, 1.0, 1.0, 1.0, 1.0, 1.0, 1.0, 1.0, 1.0, 1.0, 1.0, 1.0, 1.0, 1.0, 1.0, 1.0, 1.0, 1.0, 1.0, 1.0, 1.0, 1.0, 1.0, 1.0, 1.0, 1.0, 1.0, 1.0, 1.0, 1.0, 1.0, 1.0, 1.0, 1.0, 1.0, 1.0, 1.0, 1.0, 1.0, 1.0, 1.0, 1.0, 1.0, 1.0, 1.0, 1.0, 1.0, 1.0, 1.0, 1.0, 1.0, 1.0, 1.0, 1.0, 1.0, 1.0, 1.0, 1.0, 1.0, 1.0, 1.0, 1.0, 1.0, 1.0, 1.0, 1.0, 1.0, 1.0, 1.0, 1.0, 1.0, 1.0, 1.0, 1.0, 1.0, 1.0, 1.0, 1.0, 1.0, 1.0, 1.0, 1.0, 1.0, 1.0, 1.0, 1.0, 1.0, 1.0, 1.0, 1.0, 1.0, 1.0, 1.0, 1.0, 1.0, 1.0, 1.0, 1.0, 1.0, 1.0, 1.0, 1.0, 1.0, 1.0, 1.0, 1.0, 1.0, 1.0, 1.0, 1.0, 1.0, 1.0, 1.0, 1.0, 1.0, 1.0, 1.0, 1.0, 1.0, 1.0, 1.0] %RMSprop lr=1

[0.99, 1.04, 1.42, 1.93, 2.05, 2.05, 1.98, 1.99, 2.07, 2.16, 2.32, 2.56, 2.67, 2.76, 2.98, 3.17, 3.23, 3.14, 3.27, 3.27, 3.32, 3.36, 3.4, 3.51, 3.54, 3.6, 3.69, 3.74, 3.82, 3.97, 3.93, 4.05, 4.09, 4.21, 4.22, 4.34, 4.42, 4.64, 4.79, 4.89, 5.04, 4.99, 5.16, 5.36, 5.42, 5.65, 5.71, 5.69, 5.65, 5.79, 5.86, 6.0, 6.09, 6.06, 6.08, 6.17, 6.23, 6.49, 6.63, 6.69, 6.82, 6.97, 6.98, 7.04, 7.16, 7.32, 7.26, 7.37, 7.53, 7.57, 7.63, 7.74, 7.78, 7.93, 7.91, 7.99, 8.05, 8.09, 8.16, 8.21, 8.23, 8.25, 8.33, 8.4, 8.42, 8.49, 8.53, 8.55, 8.63, 8.69, 8.66, 8.77, 8.83, 8.97, 8.96, 9.1, 9.09, 9.13, 9.24, 9.36, 9.31, 9.42, 9.58, 9.55, 9.59, 9.7, 9.7, 9.77, 9.81, 10.01, 10.01, 9.95, 10.2, 10.28, 10.17, 10.48, 10.34, 10.46, 10.49, 10.48, 10.57, 10.56, 10.65, 10.79, 10.67, 10.79, 11.03, 10.83, 10.76, 10.85, 10.82, 10.93, 10.9, 10.93, 10.99, 11.05, 11.25, 11.34, 11.15, 11.24, 11.22, 11.22, 11.32, 11.5, 11.29, 11.25, 11.38, 11.31, 11.4, 11.48] %Adadelta lr=0.001
[2.6, 3.76, 4.52, 5.33, 6.28, 7.21, 7.92, 8.99, 9.88, 10.14, 10.36, 10.72, 10.98, 11.33, 11.84, 12.34, 12.47, 12.92, 13.51, 13.66, 14.21, 14.31, 14.77, 14.91, 15.16, 15.67, 15.9, 15.94, 16.35, 16.73, 17.18, 17.25, 17.64, 17.82, 17.92, 18.37, 18.3, 18.67, 18.82, 19.2, 19.6, 19.76, 19.99, 20.12, 20.52, 20.42, 20.62, 20.82, 21.17, 21.51, 21.46, 21.66, 22.05, 22.28, 22.36, 22.62, 22.98, 23.16, 23.46, 23.42, 23.31, 24.05, 24.24, 24.8, 24.8, 24.99, 24.49, 25.21, 25.53, 25.55, 25.81, 25.99, 25.89, 26.07, 26.12, 27.06, 26.75, 27.21, 26.82, 27.72, 27.9, 27.74, 28.02, 28.38, 28.16, 28.72, 28.82, 28.71, 28.99, 29.14, 29.12, 29.39, 29.14, 29.6, 30.05, 29.92, 29.78, 30.15, 30.05, 30.46, 30.03, 30.81, 31.13, 31.59, 31.44, 31.56, 31.54, 31.6, 31.51, 32.13, 31.81, 32.03, 32.2, 32.25, 32.12, 32.36, 32.78, 32.84, 32.56, 32.87, 33.06, 33.0, 33.47, 33.27, 33.43, 33.49, 34.09, 33.75, 34.13, 33.81, 33.91, 34.09, 34.07, 34.83, 33.98, 34.43, 34.68, 34.41, 34.96, 34.65, 34.85, 35.01, 34.83, 35.32, 35.33, 35.47, 35.25, 35.26, 35.59, 35.77]%Adadelta lr=0.01
[7.78, 11.47, 14.53, 16.74, 18.69, 19.94, 22.12, 22.66, 26.38, 25.4, 28.59, 30.32, 30.66, 31.08, 32.63, 33.55, 34.6, 35.27, 36.52, 37.67, 37.31, 37.07, 39.04, 39.31, 39.34, 41.87, 39.39, 42.84, 43.93, 42.41, 43.77, 44.05, 44.47, 41.37, 45.41, 43.78, 45.94, 46.32, 45.94, 47.09, 44.99, 46.59, 46.46, 47.08, 48.76, 48.15, 49.38, 48.18, 49.75, 48.07, 47.79, 50.07, 51.16, 46.77, 49.84, 50.21, 50.89, 51.78, 50.89, 50.24, 52.22, 49.19, 50.14, 50.43, 51.9, 50.92, 52.13, 52.06, 52.37, 52.45, 53.38, 52.71, 51.21, 52.45, 50.99, 52.78, 52.72, 53.44, 51.84, 53.7, 53.92, 53.57, 53.67, 54.19, 53.57, 54.96, 54.65, 54.16, 51.94, 53.93, 52.86, 53.62, 54.31, 53.98, 55.12, 54.31, 54.54, 53.62, 55.24, 53.72, 55.14, 55.27, 55.4, 54.56, 53.19, 54.92, 55.03, 54.19, 54.67, 54.46, 52.87, 54.27, 55.14, 55.94, 53.94, 55.66, 54.76, 55.46, 55.76, 56.14, 56.42, 56.14, 55.12, 54.37, 55.99, 53.9, 56.2, 54.94, 55.76, 57.45, 55.3, 57.43, 56.12, 54.46, 56.49, 55.61, 56.66, 56.17, 55.81, 54.45, 56.04, 56.98, 56.64, 54.8, 56.85, 55.82, 55.3, 55.34, 56.23, 54.79] %Adadelta lr=0.1
[10.95, 19.87, 23.54, 27.29, 33.26, 34.0, 39.22, 38.54, 41.33, 38.07, 41.45, 44.28, 46.13, 41.22, 50.7, 50.17, 48.6, 48.94, 52.66, 49.08, 53.17, 51.55, 52.38, 53.58, 53.09, 55.33, 54.57, 55.59, 56.28, 51.97, 56.17, 55.42, 49.2, 55.42, 55.91, 56.52, 55.7, 56.2, 53.42, 56.88, 55.9, 56.44, 58.41, 58.79, 57.31, 56.51, 56.46, 57.64, 57.96, 56.94, 57.71, 58.07, 58.34, 56.99, 56.58, 57.83, 58.2, 59.37, 58.0, 59.15, 58.74, 56.71, 59.85, 59.31, 58.97, 60.63, 56.64, 59.79, 58.5, 60.47, 58.95, 59.4, 59.09, 58.9, 59.58, 59.27, 59.49, 58.22, 59.37, 59.53, 58.91, 59.55, 59.27, 58.72, 58.89, 60.6, 59.7, 59.52, 59.82, 60.37, 58.16, 58.64, 59.23, 58.31, 60.5, 59.62, 60.57, 60.05, 59.43, 60.14, 60.15, 59.57, 60.58, 60.74, 59.71, 59.47, 58.7, 59.03, 60.5, 60.21, 59.2, 59.2, 60.24, 58.97, 59.89, 60.48, 59.59, 59.72, 59.75, 60.0, 60.32, 60.08, 58.33, 58.93, 59.66, 60.68, 60.76, 59.52, 59.36, 60.31, 59.29, 59.03, 59.85, 58.97, 58.92, 58.48, 59.67, 60.68, 60.69, 59.52, 59.48, 59.36, 61.11, 59.84, 59.17, 60.15, 58.98, 60.32, 59.57, 60.02] %Adadelta lr=1
[13.21, 22.11, 24.32, 28.74, 31.67, 34.35, 35.03, 39.15, 38.49, 43.42, 44.02, 45.78, 46.16, 45.66, 48.37, 47.46, 48.7, 49.97, 51.19, 51.1, 51.43, 48.66, 53.54, 53.5, 52.47, 53.98, 53.71, 53.76, 54.59, 53.58, 56.25, 55.99, 54.14, 55.43, 57.08, 56.03, 56.78, 56.43, 56.27, 56.92, 54.75, 57.05, 58.03, 57.13, 57.2, 57.83, 58.27, 56.36, 58.47, 58.64, 58.05, 58.74, 57.89, 58.86, 57.81, 59.86, 58.71, 60.22, 59.58, 58.72, 58.51, 57.85, 59.14, 59.01, 59.04, 58.92, 59.31, 58.64, 57.96, 60.18, 58.89, 60.49, 58.85, 60.27, 59.05, 59.39, 59.41, 59.27, 58.75, 58.89, 60.09, 59.38, 60.44, 59.33, 58.62, 58.98, 60.5, 59.23, 60.05, 59.35, 60.06, 60.09, 59.73, 60.04, 59.73, 60.4, 60.82, 60.59, 60.7, 60.22, 60.4, 60.52, 59.27, 60.85, 60.61, 60.07, 59.49, 59.78, 59.77, 60.56, 60.14, 60.72, 60.85, 60.43, 60.87, 60.6, 60.27, 60.17, 60.82, 61.09, 59.66, 59.67, 60.45, 60.43, 60.72, 60.91, 59.95, 61.01, 60.36, 60.46, 60.59, 61.13, 60.65, 60.65, 60.82, 60.34, 60.76, 60.43, 60.08, 60.67, 60.43, 60.33, 60.47, 60.26, 60.7, 61.27, 59.73, 60.44, 60.02, 61.09] %Adam lr=0.001
[12.91, 20.69, 29.54, 35.57, 37.98, 41.42, 45.38, 46.26, 47.35, 47.72, 51.21, 50.72, 51.98, 53.63, 54.53, 54.23, 53.17, 54.53, 56.69, 54.69, 54.78, 56.17, 56.16, 56.66, 55.71, 56.49, 58.24, 57.28, 57.43, 58.37, 57.34, 57.97, 57.93, 57.99, 58.77, 58.31, 58.46, 59.53, 58.37, 59.14, 58.47, 59.69, 59.07, 59.0, 58.91, 60.54, 59.0, 60.81, 59.76, 60.25, 59.25, 58.46, 59.84, 60.63, 59.01, 60.26, 60.56, 59.2, 60.6, 60.36, 60.29, 60.3, 60.47, 60.22, 60.55, 60.3, 60.4, 61.12, 59.75, 60.72, 61.2, 60.07, 60.5, 60.01, 61.07, 61.02, 61.29, 61.49, 60.6, 60.35, 61.23, 60.81, 61.44, 61.15, 60.88, 60.46, 60.3, 61.01, 60.53, 60.32, 60.49, 59.78, 61.05, 60.29, 60.39, 60.94, 60.07, 61.04, 61.1, 61.2, 60.99, 60.89, 61.34, 61.04, 60.86, 61.01, 60.8, 60.34, 60.82, 61.04, 61.5, 61.51, 61.49, 61.57, 60.77, 60.62, 60.38, 60.78, 61.84, 61.17, 61.28, 61.02, 61.25, 61.08, 61.8, 61.59, 59.88, 61.22, 61.1, 60.96, 60.49, 61.42, 60.96, 60.92, 61.52, 60.83, 61.27, 61.38, 60.77, 60.59, 61.04, 60.35, 61.32, 61.38, 61.07, 60.91, 60.14, 61.39, 61.11, 61.04] %Adam lr=0.01
[4.81, 6.96, 7.43, 8.85, 10.12, 9.76, 10.66, 11.86, 12.05, 12.49, 13.24, 11.98, 12.74, 13.97, 13.79, 14.7, 14.94, 14.51, 14.3, 14.65, 14.81, 13.91, 15.69, 15.18, 14.64, 15.16, 15.59, 15.75, 15.66, 15.4, 16.53, 16.77, 16.91, 16.93, 16.26, 15.63, 17.79, 16.64, 16.38, 17.04, 15.94, 18.0, 17.29, 18.43, 17.95, 18.29, 15.68, 18.01, 17.48, 18.22, 19.37, 19.09, 19.34, 19.14, 19.91, 19.56, 19.8, 19.78, 19.07, 19.18, 19.2, 19.01, 20.73, 20.01, 18.69, 21.22, 20.79, 18.66, 20.39, 21.54, 19.58, 21.36, 21.29, 22.02, 21.62, 21.81, 20.3, 21.69, 21.35, 22.13, 21.74, 19.02, 20.75, 22.99, 23.03, 22.09, 20.97, 22.91, 20.68, 22.73, 23.16, 22.99, 22.41, 23.27, 23.9, 24.29, 24.29, 22.22, 24.85, 24.73, 24.6, 23.1, 23.96, 25.66, 24.56, 24.0, 25.14, 24.79, 23.78, 25.1, 24.8, 24.4, 24.28, 24.73, 23.64, 25.0, 23.8, 25.43, 26.0, 25.93, 25.23, 25.77, 25.44, 25.04, 24.26, 24.61, 25.58, 23.16, 25.63, 25.42, 25.56, 26.85, 26.2, 23.41, 26.12, 24.93, 25.37, 24.56, 27.41, 26.34, 26.36, 26.49, 26.4, 26.9, 25.01, 27.72, 25.66, 26.25, 26.11, 25.08] %Adam lr=0.1
[1.0, 1.0, 1.0, 1.0, 1.0, 1.0, 1.0, 1.0, 1.0, 1.0, 1.0, 1.0, 1.0, 1.0, 1.0, 1.0, 1.0, 1.0, 1.0, 1.0, 1.0, 1.0, 1.0, 1.0, 1.0, 1.0, 1.0, 1.0, 1.0, 1.0, 1.0, 1.0, 1.0, 1.0, 1.0, 1.0, 1.0, 1.0, 1.0, 1.0, 1.0, 1.0, 1.0, 1.0, 1.0, 1.0, 1.0, 1.0, 1.0, 1.0, 1.0, 1.0, 1.0, 1.0, 1.0, 1.0, 1.0, 1.0, 1.0, 1.0, 1.0, 1.0, 1.0, 1.0, 1.0, 1.0, 1.0, 1.0, 1.0, 1.0, 1.0, 1.0, 1.0, 1.0, 1.0, 1.0, 1.0, 1.0, 1.0, 1.0, 1.0, 1.0, 1.0, 1.0, 1.0, 1.0, 1.0, 1.0, 1.0, 1.0, 1.0, 1.0, 1.0, 1.0, 1.0, 1.0, 1.0, 1.0, 1.0, 1.0, 1.0, 1.0, 1.0, 1.0, 1.0, 1.0, 1.0, 1.0, 1.0, 1.0, 1.0, 1.0, 1.0, 1.0, 1.0, 1.0, 1.0, 1.0, 1.0, 1.0, 1.0, 1.0, 1.0, 1.0, 1.0, 1.0, 1.0, 1.0, 1.0, 1.0, 1.0, 1.0, 1.0, 1.0, 1.0, 1.0, 1.0, 1.0, 1.0, 1.0, 1.0, 1.0, 1.0, 1.0, 1.0, 1.0, 1.0, 1.0, 1.0, 1.0] %Adam lr=1
[11.72, 15.2, 18.99, 22.08, 24.35, 27.47, 28.8, 31.06, 32.6, 34.26, 35.95, 36.31, 36.91, 39.36, 39.64, 41.05, 42.26, 39.73, 42.82, 44.11, 44.39, 43.61, 44.53, 45.83, 44.89, 45.98, 46.93, 47.03, 48.11, 47.45, 47.8, 49.49, 49.75, 49.8, 48.98, 50.73, 50.53, 51.07, 50.3, 50.36, 52.38, 51.67, 52.17, 51.32, 50.51, 52.19, 52.21, 52.29, 50.93, 53.52, 53.83, 53.18, 53.41, 52.59, 54.11, 52.99, 52.46, 54.52, 54.61, 53.55, 54.73, 54.53, 55.4, 53.61, 53.9, 54.57, 54.93, 54.54, 54.76, 55.14, 54.91, 55.36, 54.91, 55.41, 55.75, 54.88, 55.83, 55.6, 56.7, 55.25, 55.43, 56.35, 54.16, 56.32, 56.79, 57.07, 56.03, 55.41, 56.7, 55.76, 56.41, 54.98, 56.1, 56.41, 56.57, 56.93, 56.93, 56.17, 56.86, 57.11, 56.44, 56.08, 54.55, 57.68, 56.96, 57.6, 56.89, 57.03, 56.46, 57.41, 56.8, 56.33, 57.4, 56.8, 56.91, 57.1, 57.46, 56.19, 56.5, 58.08, 57.7, 57.57, 57.9, 56.84, 57.52, 58.03, 57.41, 57.38, 57.96, 57.81, 58.16, 57.31, 57.76, 57.84, 56.71, 58.6, 57.88, 57.99, 57.4, 56.69, 57.52, 58.29, 58.5, 56.92, 58.28, 57.05, 58.15, 58.37, 57.42, 57.51] %Adamax lr=0.001
[12.04, 19.58, 26.2, 30.8, 33.92, 36.73, 40.47, 42.7, 42.39, 44.33, 45.69, 49.3, 46.94, 46.54, 49.28, 51.03, 52.61, 54.85, 52.82, 54.95, 53.12, 55.05, 54.49, 54.83, 56.71, 57.57, 57.36, 56.66, 57.37, 57.66, 56.95, 58.59, 55.82, 58.46, 58.52, 58.34, 58.43, 59.54, 58.21, 59.47, 58.2, 59.93, 60.51, 58.88, 58.3, 58.44, 59.77, 59.52, 60.35, 60.32, 60.65, 58.59, 59.22, 59.53, 59.65, 60.14, 60.45, 61.14, 60.36, 60.67, 60.94, 59.84, 60.49, 60.39, 60.98, 60.98, 59.98, 59.66, 61.02, 60.64, 60.63, 60.98, 60.99, 61.46, 60.72, 59.9, 61.15, 61.37, 60.38, 61.34, 60.8, 60.67, 61.21, 61.75, 61.0, 61.77, 60.87, 61.98, 61.8, 61.88, 60.66, 60.76, 61.37, 61.32, 60.24, 61.77, 61.48, 61.05, 61.38, 61.86, 61.39, 61.43, 60.81, 60.5, 60.55, 61.3, 61.02, 61.27, 60.14, 62.26, 62.11, 61.13, 61.52, 61.73, 62.15, 61.68, 61.1, 61.29, 60.72, 61.03, 61.13, 61.01, 61.74, 61.64, 61.28, 61.44, 61.33, 60.98, 62.42, 62.09, 61.96, 62.08, 61.05, 61.92, 61.74, 61.05, 61.5, 59.96, 61.98, 61.59, 62.1, 61.3, 61.55, 61.12, 61.78, 61.66, 61.46, 61.71, 61.86, 61.41] %Adamax lr=0.01
[7.56, 14.3, 17.96, 23.62, 26.24, 31.34, 36.46, 35.96, 40.35, 40.38, 44.02, 45.13, 46.72, 46.88, 48.07, 49.25, 50.55, 50.57, 48.33, 47.68, 52.21, 52.09, 49.86, 51.99, 51.42, 52.22, 52.45, 53.23, 54.82, 52.58, 54.14, 53.52, 55.43, 53.85, 53.65, 55.59, 53.72, 52.91, 54.91, 56.0, 55.46, 56.99, 55.28, 57.01, 55.76, 56.65, 56.04, 55.53, 56.52, 56.37, 56.25, 55.83, 55.9, 57.57, 56.88, 55.71, 56.54, 56.16, 57.4, 56.99, 56.09, 56.78, 57.13, 57.33, 56.3, 56.74, 57.7, 57.69, 57.11, 57.09, 56.29, 57.72, 57.19, 58.04, 57.61, 56.81, 58.12, 56.48, 57.72, 57.45, 57.46, 58.19, 56.75, 58.22, 57.98, 55.68, 56.76, 56.09, 57.87, 58.52, 56.76, 57.82, 57.07, 58.44, 57.0, 57.21, 57.42, 57.45, 58.08, 57.25, 57.39, 58.41, 58.55, 57.19, 57.56, 57.94, 57.15, 58.09, 58.25, 58.61, 57.61, 57.97, 58.28, 58.25, 57.22, 57.86, 57.33, 57.74, 57.51, 58.52, 57.98, 57.61, 57.45, 57.42, 57.67, 57.07, 58.59, 58.14, 58.27, 56.33, 57.79, 58.45, 58.43, 58.34, 57.98, 58.16, 58.23, 58.66, 57.78, 58.57, 58.76, 59.01, 58.21, 58.6, 58.51, 57.36, 57.65, 58.61, 58.88, 58.37] %Adamax lr=0.1
[1.0, 1.0, 1.0, 1.0, 1.0, 1.0, 1.0, 1.0, 1.0, 1.0, 1.0, 1.0, 1.0, 1.0, 1.0, 1.0, 1.0, 1.0, 1.0, 1.0, 1.0, 1.0, 1.0, 1.0, 1.0, 1.0, 1.0, 1.0, 1.0, 1.0, 1.0, 1.0, 1.0, 1.0, 1.0, 1.0, 1.0, 1.0, 1.0, 1.0, 1.0, 1.0, 1.0, 1.0, 1.0, 1.0, 1.0, 1.0, 1.0, 1.0, 1.0, 1.0, 1.0, 1.0, 1.0, 1.0, 1.0, 1.0, 1.0, 1.0, 1.0, 1.0, 1.0, 1.0, 1.0, 1.0, 1.0, 1.0, 1.0, 1.0, 1.0, 1.0, 1.0, 1.0, 1.0, 1.0, 1.0, 1.0, 1.0, 1.0, 1.0, 1.0, 1.0, 1.0, 1.0, 1.0, 1.0, 1.0, 1.0, 1.0, 1.0, 1.0, 1.0, 1.0, 1.0, 1.0, 1.0, 1.0, 1.0, 1.0, 1.0, 1.0, 1.0, 1.0, 1.0, 1.0, 1.0, 1.0, 1.0, 1.0, 1.0, 1.0, 1.0, 1.0, 1.0, 1.0, 1.0, 1.0, 1.0, 1.0, 1.0, 1.0, 1.0, 1.0, 1.0, 1.0, 1.0, 1.0, 1.0, 1.0, 1.0, 1.0, 1.0, 1.0, 1.0, 1.0, 1.0, 1.0, 1.0, 1.0, 1.0, 1.0, 1.0, 1.0, 1.0, 1.0, 1.0, 1.0, 1.0, 1.0]%Adamax lr=1
[1.13, 1.12, 1.16, 1.13, 1.09, 1.06, 1.09, 1.09, 1.09, 1.06, 1.24, 1.28, 1.4, 1.6, 1.69, 1.71, 1.76, 1.84, 2.0, 2.03, 2.54, 3.71, 5.83, 7.63, 9.85, 12.07, 11.55, 16.54, 20.03, 26.7, 26.9, 39.25, 37.37, 47.99, 46.76, 53.44, 56.6, 52.83, 46.13, 54.48, 53.74, 57.88, 60.39, 60.1, 60.41, 60.82, 58.63, 60.17, 62.0, 58.87, 54.04, 52.17, 56.02, 58.57, 50.52, 54.48, 43.7, 58.48, 47.86, 58.51, 61.83, 61.66, 63.31, 62.54, 60.51, 63.78, 61.23, 63.84, 63.37, 62.8, 62.59, 63.78, 62.9, 60.99, 62.99, 61.65, 63.31, 62.91, 63.99, 63.99, 64.15, 64.15, 64.07, 64.15, 63.88, 64.02, 64.25, 63.7, 64.15, 63.91, 60.38, 60.73, 61.45, 61.43, 62.48, 59.52, 59.5, 62.13, 59.98, 61.51, 62.07, 62.14, 62.79, 62.07, 62.16, 61.86, 62.61, 62.37, 62.12, 62.18, 63.19, 62.49, 62.85, 62.51, 62.85, 62.88, 63.18, 62.73, 62.38, 62.93, 62.88, 62.74, 63.06, 63.08, 62.55, 62.64, 63.12, 62.85, 63.47, 62.43, 63.43, 63.36, 63.26, 63.45, 63.3, 63.07, 62.92, 63.32, 62.92, 63.25, 63.41, 63.68, 63.45, 63.66, 63.58, 63.32, 63.64, 63.38, 63.24, 63.96] %Adacomp lr=0.001
 [2.49, 3.03, 5.24, 5.43, 8.64, 8.62, 10.11, 20.36, 22.07, 18.73, 29.6, 34.77, 50.31, 55.78, 54.58, 54.19, 56.43, 53.46, 58.51, 56.51, 54.2, 59.89, 59.52, 57.86, 56.55, 60.6, 60.75, 60.66, 60.74, 60.65, 60.82, 60.84, 60.72, 60.79, 60.85, 60.81, 60.75, 60.9, 60.75, 60.78, 60.8, 60.72, 60.92, 60.83, 60.81, 60.83, 60.78, 60.83, 60.75, 60.75, 60.86, 60.26, 59.9, 58.53, 60.41, 58.49, 58.57, 61.12, 61.5, 61.55, 61.55, 61.32, 61.46, 61.41, 61.47, 61.43, 61.58, 61.59, 61.49, 60.81, 61.07, 61.73, 61.06, 60.54, 59.75, 61.15, 61.48, 61.33, 61.44, 61.58, 61.56, 61.6, 61.46, 61.51, 61.64, 61.37, 61.47, 61.5, 61.43, 61.54, 60.01, 59.81, 60.0, 60.0, 60.24, 60.7, 60.31, 59.13, 60.07, 60.06, 61.14, 60.74, 61.08, 60.59, 60.73, 60.67, 60.45, 60.9, 60.72, 60.83, 61.13, 61.56, 61.21, 61.24, 60.65, 61.08, 61.42, 61.8, 61.54, 61.52, 62.55, 61.69, 62.11, 61.92, 61.88, 61.64, 62.01, 62.06, 61.57, 61.91, 62.21, 62.22, 62.13, 62.19, 62.0, 62.13, 62.15, 62.22, 62.03, 61.88, 62.32, 62.16, 62.15, 62.38, 61.96, 62.52, 62.3, 62.44, 62.12, 62.14] %Adacomp lr=0.01
[7.73, 7.36, 9.74, 15.68, 19.65, 21.81, 12.69, 12.27, 22.08, 22.18, 19.25, 21.79, 25.25, 19.16, 39.89, 36.95, 35.98, 47.19, 55.59, 47.02, 57.56, 57.69, 60.01, 51.21, 54.73, 60.81, 56.9, 52.82, 41.71, 45.89, 47.11, 48.71, 50.51, 51.99, 54.64, 49.77, 53.09, 54.99, 53.03, 56.39, 54.33, 60.71, 64.55, 64.4, 64.65, 64.17, 63.66, 63.38, 63.89, 64.6, 64.57, 64.26, 64.57, 64.52, 64.62, 64.69, 64.46, 64.77, 64.58, 64.78, 64.68, 64.68, 64.61, 64.55, 64.65, 64.59, 64.65, 64.62, 64.67, 64.59, 64.64, 64.75, 64.42, 64.9, 64.87, 64.38, 61.13, 64.82, 64.43, 63.47, 64.65, 64.79, 64.78, 64.33, 64.72, 64.81, 64.79, 64.56, 64.17, 64.6, 61.73, 62.15, 62.26, 61.95, 62.56, 62.07, 62.5, 60.45, 61.11, 61.59, 63.73, 63.33, 62.2, 63.29, 62.99, 62.76, 63.76, 62.64, 63.15, 63.09, 63.82, 63.23, 63.26, 63.19, 63.25, 63.35, 63.73, 63.16, 63.08, 63.24, 64.08, 63.61, 63.86, 63.57, 63.98, 63.84, 63.63, 63.46, 63.71, 63.77, 63.46, 63.85, 63.85, 63.86, 64.05, 63.85, 63.84, 63.55, 63.96, 63.91, 63.83, 64.12, 63.95, 63.99, 63.97, 63.69, 63.77, 63.77, 63.94, 63.5] %Adacomp lr=0.1
[11.62, 10.43, 14.6, 11.89, 11.1, 16.02, 25.95, 29.04, 33.97, 51.82, 52.3, 53.53, 54.28, 57.39, 58.16, 53.63, 50.5, 45.51, 43.89, 57.55, 59.15, 51.75, 56.86, 59.62, 59.17, 62.04, 62.16, 62.34, 61.9, 61.85, 61.65, 60.05, 61.49, 58.74, 55.24, 57.97, 62.47, 62.7, 60.97, 62.54, 61.5, 62.51, 62.9, 61.6, 62.26, 61.16, 62.18, 62.76, 62.73, 62.92, 63.0, 62.98, 62.88, 62.86, 60.58, 59.19, 61.59, 63.0, 61.91, 57.57, 58.91, 61.93, 62.3, 62.7, 60.6, 58.8, 57.92, 61.99, 54.21, 58.63, 54.1, 62.61, 60.55, 63.86, 61.49, 58.97, 52.41, 54.73, 53.8, 58.88, 58.57, 54.8, 53.75, 60.97, 63.29, 62.62, 64.17, 63.96, 64.2, 64.14, 60.73, 61.5, 60.37, 60.83, 61.45, 60.88, 60.69, 60.78, 61.25, 60.59, 62.28, 62.76, 61.85, 62.41, 61.52, 61.86, 61.79, 61.86, 62.08, 61.79, 62.67, 63.11, 62.32, 63.27, 62.47, 62.93, 62.49, 62.56, 62.73, 62.14, 62.72, 62.49, 62.82, 62.55, 63.17, 63.38, 62.83, 62.88, 62.6, 62.59, 63.42, 63.06, 63.3, 62.96, 63.35, 63.41, 62.93, 63.19, 63.19, 63.5, 63.25, 63.38, 63.57, 63.7, 63.44, 63.51, 63.61, 63.31, 63.44, 63.5]%Adacomp lr=1
];

kmnist_mean = mean(reshape(kmnist_data(:,end), 4,8));
kmnist_std = std(reshape(kmnist_data(:,end), 4,8));
fmnist_mean = mean(reshape(fmnist_data(:,end), 4,8));
fmnist_std = std(reshape(fmnist_data(:,end), 4,8));
cifar100_mean = mean(reshape(cifar100_data(:,end), 4,8));
cifar100_std = std(reshape(cifar100_data(:,end), 4,8));

reshape(cifar100_data(:,end), 4,8)

shapes = {'s','<','o','>','d','p','^','v'};

figure(1);
% kmnist数据集上四种学习率对应的预测精度的均值和方差
for i=1:7
    plot(kmnist_mean(i), kmnist_std(i),shapes{i},'MarkerSize',10,'LineWidth',2)
    hold on
end
plot(kmnist_mean(8), kmnist_std(8),shapes{8},'MarkerSize',10,'LineWidth',2,'Color','g')
legend('SGD','Momen.','Adagrad','RMSprop','Adadelta','Adam','Adamax','Ours','NumColumns',2,'Location','southwest')
xlabel('Mean value')
ylabel('Standard variance')
title('Mean versus std. on KMNIST dataset')
grid on
box on

figure(2)
% fmnist数据集上四种学习率对应的预测精度的均值和方差
for i=1:7
    plot(fmnist_mean(i), fmnist_std(i),shapes{i},'MarkerSize',10,'LineWidth',2)
    hold on
end
plot(fmnist_mean(8), fmnist_std(8),shapes{8},'MarkerSize',10,'LineWidth',2,'Color','g')
legend('SGD','Momen.','Adagrad','RMSprop','Adadelta','Adam','Adamax','Ours','NumColumns',2,'Location','southwest')
xlabel('Mean value')
ylabel('Standard variance')
title('Mean versus std. on FashionMNIST dataset')
grid on
box on

figure(3)
% cifar100数据集上四种学习率对应的预测精度的均值和方差
for i=1:7
    plot(cifar100_mean(i), cifar100_std(i),shapes{i},'MarkerSize',10,'LineWidth',2)
    hold on
end
plot(cifar100_mean(8), cifar100_std(8),shapes{8},'MarkerSize',10,'LineWidth',2,'Color','g')
legend('SGD','Momen.','Adagrad','RMSprop','Adadelta','Adam','Adamax','Ours','NumColumns',2,'Location','southwest')
xlabel('Mean value')
ylabel('Standard variance')
title('Mean versus std. on CIFAR100 dataset')
grid on
box on
